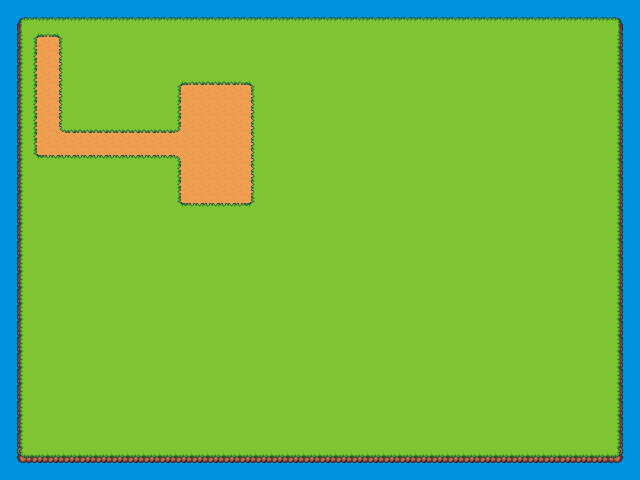

The image is a tile-based game level rendered from a .tmx file. Its description and source (layers, tilesets, objects; grid data summarised) follow:
An orthogonal 40x30 tile map with 16x16 px tiles, 4 tile layers (Water, Grass, Path, eau), 2 tilesets.

<map version="1.10" tiledversion="1.11.1-99-gec89c545" orientation="orthogonal" renderorder="right-down" width="40" height="30" tilewidth="16" tileheight="16" infinite="0" nextlayerid="9" nextobjectid="1">
 <editorsettings>
  <export target="test.json" format="json" />
 </editorsettings>
 <tileset firstgid="1" source="Tileset Grass Summer.tsx" />
 <tileset firstgid="961" source="Water Ground animations tiles.tsx" />
 <group id="3" name="back">
  <layer id="6" name="Water" width="40" height="30">
   <data>[1200 cells, 1200 non-empty, 1 distinct tile ids]</data>
  </layer>
  <layer id="7" name="Grass" width="40" height="30">
   <data>[1200 cells, 1064 non-empty, 9 distinct tile ids]</data>
  </layer>
  <layer id="8" name="Path" width="40" height="30">
   <data>[1200 cells, 70 non-empty, 12 distinct tile ids]</data>
  </layer>
 </group>
 <group id="4" name="front">
  <layer id="2" name="eau" width="40" height="30">
   <data>[1200 cells, 0 non-empty, 0 distinct tile ids]</data>
  </layer>
 </group>
</map>
